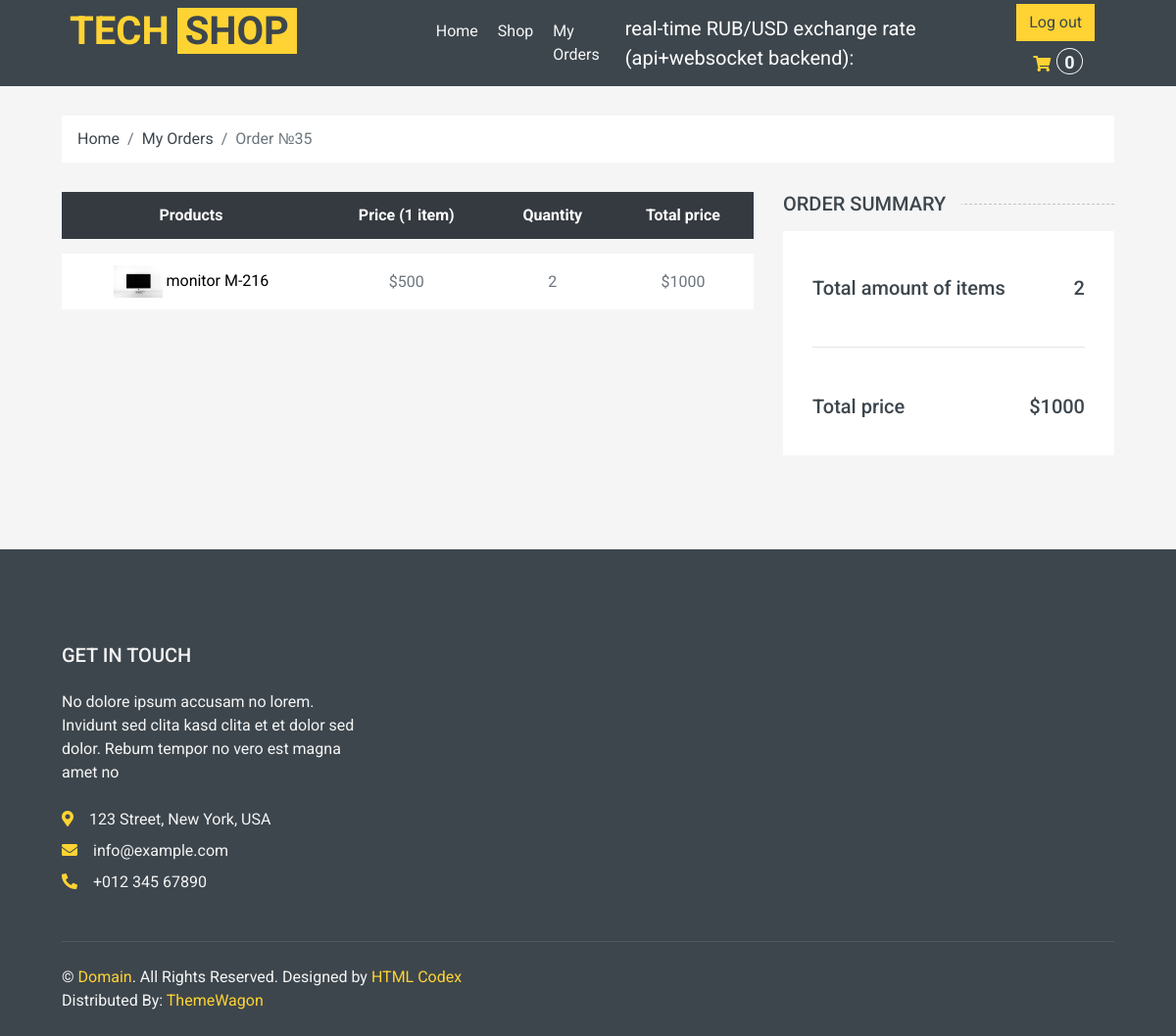
The page /order_detail/35 (signed in) on the database its author committed.
### shop/models.py (models this page shows, shortened)
class Order(models.Model):
    STATUS = (
    ("Pending", "Pending"),
    ("Ready", "Ready"),
    ("Delivered", "Delivered"),
    ("Cart", "Cart"),
    )
    date_created = models.DateTimeField(null = True)
    products = models.ManyToManyField("Product")
    customer = models.ForeignKey(User, blank = True, null = True, on_delete = models.SET_NULL)
    status = models.CharField(choices = STATUS, default = "Pending", max_length = 255)
    date_added = models.DateTimeField(auto_now_add = True, null = True)
    @property
    def order_total_price(self):
        return sum([item.total_item_price for item in self.orderitem_set.all()])
    @property
    def order_total_quantity(self):
        return sum([item.quantity for item in self.orderitem_set.all()])

class OrderItem(models.Model):
    order = models.ForeignKey("Order", on_delete = models.CASCADE)
    product = models.ForeignKey("Product", null = True, blank = True, on_delete = models.CASCADE )
    quantity = models.IntegerField(null = True, blank = True, default = 0)
    date_added = models.DateTimeField(auto_now = True, null = True, blank = True)
    @property
    def total_item_price(self):
        return self.product.price * self.quantity

class Product(models.Model):
    CATEGORY = (
    ("Tech", "Tech"),
    ("New", "New"),
    ("Popular", "Popular"),
    )
    default_description = """
    Eos no lorem eirmod diam diam, eos elitr et gubergren diam sea. Consetetur vero aliquyam invidunt duo dolores et duo sit. Vero diam ea vero et dolore rebum, dolor rebum eirmod consetetur invidunt sed sed et, lorem duo et eos elitr, sadipscing kasd ipsum rebum diam. Dolore diam stet rebum sed tempor kasd eirmod. Takimata kasd ipsum accusam sadipscing, eos dolores sit no ut diam consetetur duo justo est, sit sanctus diam tempor aliquyam eirmod nonumy rebum dolor accusam, ipsum kasd eos consetetur at sit rebum, diam kasd invidunt tempor lorem, ipsum lorem elitr sanctus eirmod takimata dolor ea invidunt.

    Dolore magna est eirmod sanctus dolor, amet diam et eirmod et ipsum. Amet dolore tempor consetetur sed lorem dolor sit lorem tempor. Gubergren amet amet labore sadipscing clita clita diam clita. Sea amet et sed ipsum lorem elitr et, amet et labore voluptua sit rebum. Ea erat sed et diam takimata sed justo. Magna takimata justo et amet magna et.
    """
    name = models.CharField(verbose_name = "название продукта" , max_length = 100)
    price = models.IntegerField(null = True, blank = True)
    description = models.TextField(default = default_description, blank = True)
    rating = models.IntegerField(null = True, blank = True)
    pic = models.ImageField(upload_to = "shop/%Y/%m", null = True, blank = True, default = "default_picture.png")
    added_at = models.DateTimeField(verbose_name = "Data of appearance", auto_now_add = True, null = True)
    category = models.CharField(max_length = 100, choices = CATEGORY)
    slug = models.SlugField(blank = True, null = True, unique = True)

### shop/views.py (the view)
# urls.py: path('order_detail/<int:order_id>', order_detail, name = "order_detail"),
def order_detail(request, order_id):
    order = get_object_or_404(Order, pk=order_id )
    user = request.user
    if user == order.customer and user.is_authenticated():
        order_items = OrderItem.objects.all().filter(order = order)
        ctx = {
        "order":order,
        "order_items" : order_items,
        }
        return render(request, "orders/order_detail.html", ctx)
    else:
        return HttpResponseForbidden()

### shop/context_processors.py (called while the page is built)
def get_cart_total(request):
    crt = get_cart(request)
    return {"crt_total_quantity": crt.order_total_quantity}

### shop/utils.py (called while the page is built)
def get_cart(request):
    user = request.user
    if user.is_authenticated:
        crt, created = Order.objects.get_or_create(customer = user, status = "Cart")
    else:
        crt, created = Order.objects.get_or_create(customer = None, status = "Cart")
    return crt

### templates/orders/order_detail.html (shortened to what this page needs)
{%extends "main.html"%}
{%load static%}
{%block cart%}
    <div class="container-fluid">
        <div class="row px-xl-5">
            <div class="col-12">
                <nav class="breadcrumb bg-light mb-30">
                    <a class="breadcrumb-item text-dark" href="{%url 'index'%}">Home</a>
                    <a class="breadcrumb-item text-dark" href="{%url 'my_orders'%}">My Orders</a>
                    <span class="breadcrumb-item active">Order №{{order.id}}</span>
                </nav>
            </div>
        </div>
    </div>
    <div class="container-fluid">
        <div class="row px-xl-5">
            <div class="col-lg-8 table-responsive mb-5">
                <table class="table table-light table-borderless table-hover text-center mb-0">
                    <thead class="thead-dark">
                        <tr>
                            <th>Products</th>
                            <th>Price (1 item)</th>
                            <th>Quantity</th>
                            <th>Total price</th>
                        </tr>
                    </thead>
                    <tbody class="align-middle">
                        {% for item in order_items%}
                        <tr data-product_id_item ={{item.product.id}} >
                            <td class="align-middle">
                              <img src="{{item.product.pic.url}}" alt="" style="width: 50px;">
                               <a href="{%url 'detail' item.product.slug %}" style = "color:black;">{{item.product.name}}</a>
                            </td>
                            <td class="align-middle">${{item.product.price}} </td>
                            <td class="align-middle" data-product_id_price ={{item.product.id}} >{{item.quantity}}</td>
                            <td class="align-middle" data-product_id_price ={{item.product.id}} >${{item.total_item_price}}</td>
                        </tr>
                        {% endfor %}
                    </tbody>
                </table>
            </div>
            <div class="col-lg-4">
                <h5 class="section-title position-relative text-uppercase mb-3"><span class="bg-secondary pr-3">Order Summary</span></h5>
                <div class="bg-light p-30 mb-5">
                    <div class="pt-2">
                        <div class="d-flex justify-content-between mt-2">
                            <h5>Total amount of items</h5>
                            <h5 class = "crt_total_price">{{order.order_total_quantity}}</h5>
                        </div>
                        <br>
                        <hr>
                        <br>
                        <div class="d-flex justify-content-between mt-2">
                            <h5>Total price</h5>
                            <h5 class = "crt_total_price">${{order.order_total_price}}</h5>
                        </div>
                    </div>
                </div>
            </div>
        </div>
    </div>
{%endblock%}

### rows shown on the page
Order: id "35", order_total_quantity "2", order_total_price "1000"
OrderItem: product.pic (picture), product.name "monitor M-216", product.price "500", quantity "2", total_item_price "1000"

### other values the page prints
{{ crt_total_quantity }} "0"
